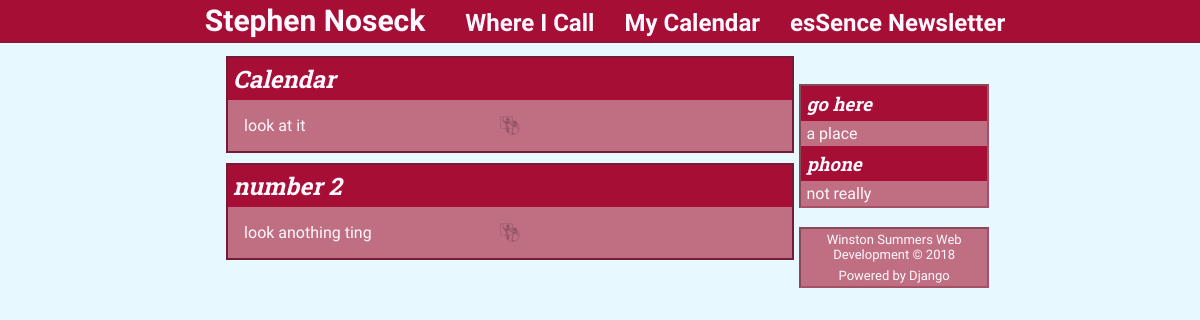
The app's page /calendar/, older data.
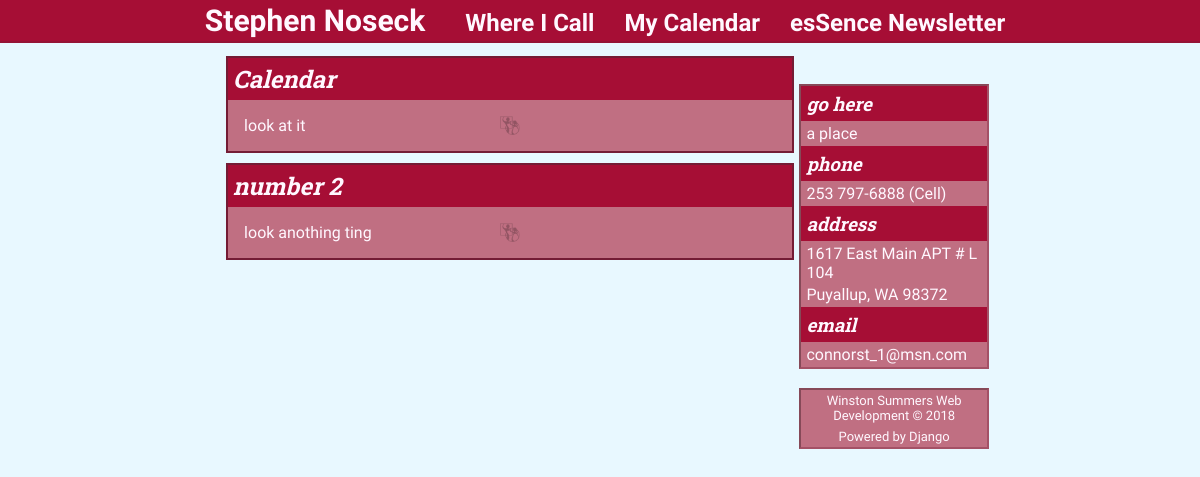
The same page, newer data.
### Stevie/models.py (models this page shows, shortened)
class Post(models.Model):
    HOME = 'HM'
    VENUES = 'VN'
    CALENDAR = 'CL'
    NEWSLETTER = 'NL'
    SIDEBAR = 'SB'
    CONTACT_INFO = 'CI'
    PAGE_INDEX = (
        (HOME, 'Home'),
        (VENUES, 'Venues'),
        (CALENDAR, 'Calendar'),
        (NEWSLETTER, 'Newsletter'),
        (SIDEBAR, 'Sidebar'),
        (CONTACT_INFO, 'Contact Info')
    )
    title = models.CharField(max_length=100, blank=True, null=True)
    text = models.TextField(blank=True, null=True)
    page = models.CharField(max_length=2, choices=PAGE_INDEX)
    address = models.CharField(max_length=100, blank=True, null=True)
    venue = models.CharField(max_length=100, blank=True, null=True)
    letter = models.FileField(upload_to='newsletters', blank=True, null=True)

### Stevie/views.py (the view)
# urls.py: path('calendar/', views.calendar, name='calendar'),
def calendar(request):
    side = Post.objects.filter(page='SB')
    info = Post.objects.filter(page='CI')
    post = Post.objects.filter(page='CL')
    context = {'post' : post, 'title': '-- Calendar', 'side': side, 'info': info,}
    return render(request, 'Stevie/index.html', context)

### Stevie/templates/Stevie/index.html (shortened to what this page needs)
{% extends 'layout.html' %}
{% block content %}
    {% if post %}
        <div>
            {% for p in post %}
                <section>
                    <h1>{{ p.title }}</h1>
                    <div class="text">
                        <p>{{ p.text|linebreaks }}</p>
                    </div>
                </section>
            {% endfor %}
        </div>
    {% else %}
        <p style="display: none">There isn't anything here...</p>
    {% endif %}
{% endblock content %}

### Stevie/templates/layout.html (shortened to what this page needs)
{% load staticfiles %}
<html lang="en">
<head>
    <link rel="stylesheet" type="text/css" href="{% static 'styles.css' %}">
</head>
<body>
    <div class="wrapper">
        <nav>
            {% include 'Stevie/navbar.html' %}
        </nav>
        <div class="content">
            {% block content %}{% endblock %}
        </div>
        <div class="side">
            {% include 'Stevie/sidebar.html' %}
        </div>
    </div>
</body>
</html>

### Stevie/templates/Stevie/navbar.html
{% load staticfiles %}
<ul>
    <li><a class="Stephen" href="/" ><p>Stephen Noseck</p></a></li>
    <li><a href="/venues" >Where I Call</a></li>
    <li><a href="/calendar" >My Calendar</a></li>
    <li><a href="/newsletter" >esSence&nbsp;Newsletter</a></li>
</ul>

### Stevie/templates/Stevie/sidebar.html
<div>
    {% if side %}
        {% for s in side %}
            <section>
                <h3>{{ s.title }}</h3>
                <p>{{ s.text|linebreaks }}</p>
            </section>
        {% endfor %}
    {% else %}
        <p style="display: none">no links</p>
    {% endif %}
    {% if info %}
        {% for i in info %}
            <section>
                <h3>{{ i.title }}</h3>
                <p>{{ i.text|linebreaks }}</p>
            </section>
        {% endfor %}
    {% else %}
        <p style="display: none">no contact info</p>
    {% endif %}
</div>
<br>
<div class="foot">
    {% include 'Stevie/footer.html' %}
</div>

### Stevie/templates/Stevie/footer.html
<p>	Winston Summers Web Development &copy; 2018 </p>
<p> Powered by Django </p>

### Stevie/static/styles.css (style rules this page uses)
body { background-color: #e8f8ff; background-image: url("https://www.transparenttextures.com/patterns/ag-square.png"); text-align: center; color: #fff8ff; font-family: 'Roboto Condensed', sans-serif; }
h1, h2, h3, h4, h5, h6 { font-family: 'Roboto Slab', serif; }
ul { list-style: none; padding: 0; margin: 0; }
.wrapper { display: grid; }
@media screen and (min-width: 400px) { .wrapper { grid-template-columns: 1% 98% 1%; grid-template-rows: 75px auto auto 15px; row-gap: 5px; } }
@media screen and (min-width: 400px) { .content { grid-column: 2/3; grid-row: 2/3; } }
@media screen and (min-width: 400px) { .side { grid-column: 2/3; grid-row: 3/4; } }
@media screen and (min-width: 450px) { .wrapper { grid-template-columns: 10% 60% 20% 5% 5%; grid-template-rows: 50px 20px auto 15px; grid-gap: 10px 5px; } }
@media screen and (min-width: 450px) { .content { grid-column: 2/3; grid-row: 2/4; } }
@media screen and (min-width: 450px) { .side { grid-column: 3/4; grid-row: 3/4; } }
@media screen and (min-width: 730px) { .wrapper { grid-template-columns: 18% 48% 16% 9% 9%; grid-template-rows: 20px 20px auto 15px; row-gap: 18px; } }
@media screen and (min-width: 730px) { .content { grid-column: 2/3; grid-row: 2/4; } }
@media screen and (min-width: 730px) { .side { grid-column: 3/4; grid-row: 3/4; } }
nav { background-color: #a60e35; border-bottom: rgba(116, 28, 53, 0.356) inset 2px; position: fixed; top: 0; left: 0; width: 100%; text-align: center; }
nav li { display: inline-block; margin: 3px; }
nav a { text-decoration: none; margin: 0 10px; color: #fff8ff; font-size: 24px; font-weight: bolder; }
.Stephen { font-family: 'Rouge Script', cursive; font-size: 30px; font-weight: bold; }
.Stephen p { display: inline-block; margin: inherit; }
.content p { margin: 16px; }
.text { background-image: url("./background.png"); background-size: contain; background-repeat: no-repeat; background-position: bottom; }
section { border: 2px solid #741C35; background-color: #c06f82; margin-top: 10px; text-align: left; overflow: auto; }
section h1, h3 { background-color: #a60e35; font-weight: bold; font-stretch: expanded; font-style: italic; margin: 0; padding: 5px; }
.side section { background-image: none; border: none; margin: 0; }
.side div { background-color: #c06f82; border: rgba(116, 28, 53, 0.356) inset 2px; }
.side p { margin: 3px 5px; }
.foot p { display: inline-block; margin: 3px 5px; font-size: small; }

Row changes from the older to the newer data that the page shows:
changed Post "phone": text "not really" → "253 797-6888 (Cell)"
added Post: title "address", text "1617 East Main APT # L 104 Puyallup, WA 98372"
added Post: title "email", text "connorst_1@msn.com"
